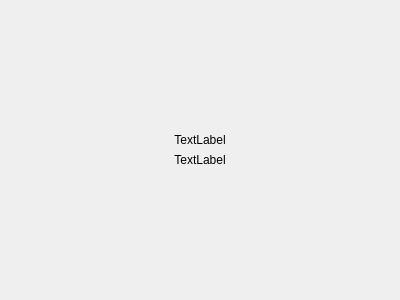
<?xml version="1.0" encoding="UTF-8"?>
<ui version="4.0">
 <class>MotorStatusWidget</class>
 <widget class="QWidget" name="MotorStatusWidget">
  <property name="geometry">
   <rect>
    <x>0</x>
    <y>0</y>
    <width>400</width>
    <height>300</height>
   </rect>
  </property>
  <property name="windowTitle">
   <string>Form</string>
  </property>
  <layout class="QHBoxLayout" name="horizontalLayout">
   <property name="spacing">
    <number>0</number>
   </property>
   <property name="leftMargin">
    <number>0</number>
   </property>
   <property name="topMargin">
    <number>0</number>
   </property>
   <property name="rightMargin">
    <number>0</number>
   </property>
   <property name="bottomMargin">
    <number>0</number>
   </property>
   <item>
    <widget class="QWidget" name="mainWidget" native="true">
     <layout class="QVBoxLayout" name="verticalLayout">
      <item>
       <spacer name="verticalSpacer">
        <property name="orientation">
         <enum>Qt::Vertical</enum>
        </property>
        <property name="sizeHint" stdset="0">
         <size>
          <width>20</width>
          <height>40</height>
         </size>
        </property>
       </spacer>
      </item>
      <item>
       <widget class="QLabel" name="labName">
        <property name="text">
         <string>TextLabel</string>
        </property>
        <property name="alignment">
         <set>Qt::AlignCenter</set>
        </property>
       </widget>
      </item>
      <item>
       <widget class="QLabel" name="labStatus">
        <property name="text">
         <string>TextLabel</string>
        </property>
        <property name="alignment">
         <set>Qt::AlignCenter</set>
        </property>
       </widget>
      </item>
      <item>
       <spacer name="verticalSpacer_2">
        <property name="orientation">
         <enum>Qt::Vertical</enum>
        </property>
        <property name="sizeHint" stdset="0">
         <size>
          <width>20</width>
          <height>40</height>
         </size>
        </property>
       </spacer>
      </item>
     </layout>
    </widget>
   </item>
  </layout>
 </widget>
 <resources/>
 <connections/>
</ui>
